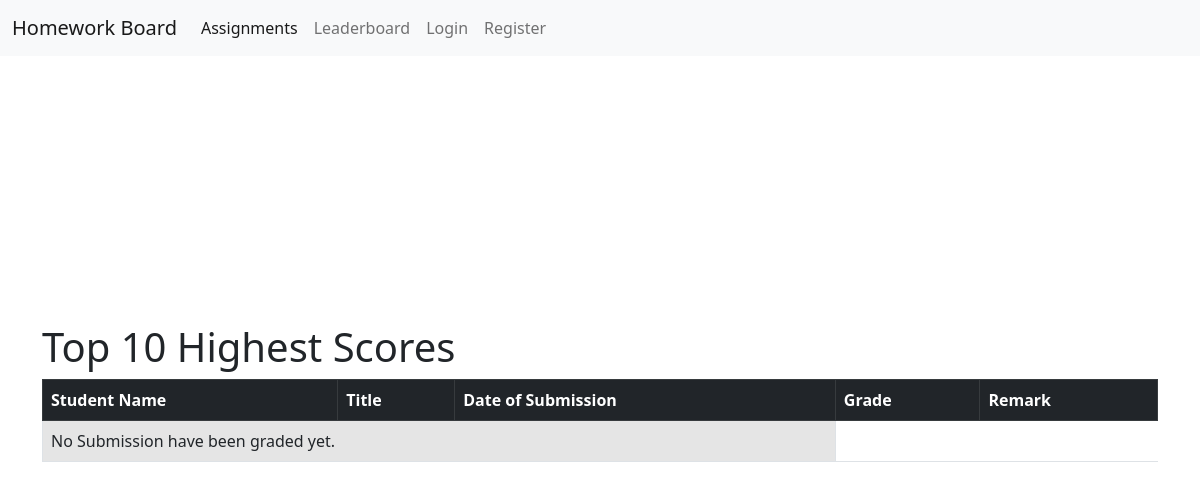
The app's page /leaderboard, older data.
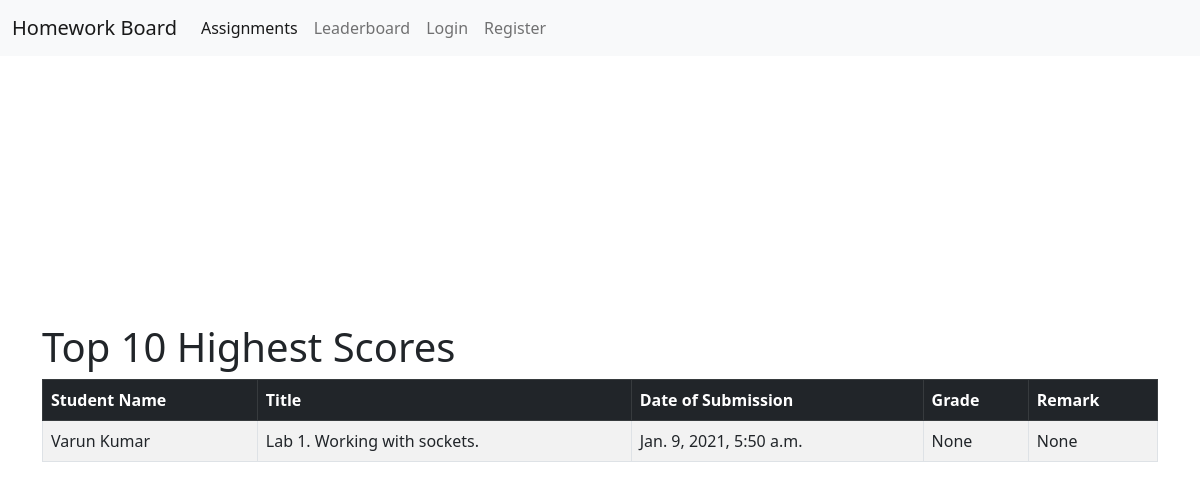
The same page, newer data.
### homework/models.py (models this page shows, shortened)
class Submission(models.Model):
    assignment = models.ForeignKey(Assignment, on_delete=models.CASCADE)
    student = models.ForeignKey(
        Student, on_delete=models.CASCADE, related_name="submission")
    solution = models.CharField(max_length=1000)
    date_of_submission = models.DateTimeField(auto_now_add=True, blank=True)
    grade = models.IntegerField(null=True, blank=True)
    remarks = models.CharField(max_length=250, null=True, blank=True)

class Student(AbstractUser):
    group_id = models.CharField(max_length=10, unique=True)

class Assignment(models.Model):
    title = models.CharField(max_length=250)
    subject = models.ForeignKey(
        Subject, on_delete=models.CASCADE, related_name='assignment')
    teacher = models.CharField(max_length=100)
    date_of_issue = models.DateTimeField(auto_now_add=True, blank=True)
    deadline = models.DateTimeField()
    description = models.CharField(max_length=1000)
    penalties = models.CharField(max_length=500)
    is_active = models.BooleanField(default=True)

### homework/views.py (the view)
# urls.py: path('leaderboard', views.LeaderboardView.as_view(), name='leaderboard_list'),
class LeaderboardView(ListView):
    context_object_name = 'leaderboard'
    template_name = 'homework/leaderboard.html'
    def get_queryset(self):
        q = Submission.objects.order_by(
            '-grade')[:9]
        return q

### homework/templates/homework/leaderboard.html (shortened to what this page needs)
{% extends "homework/layout.html" %}
{% block body %}
<div class="container vh-100 d-flex justify-content-between align-items-center">
  <div class="col">
    <h1>Top 10 Highest Scores</h1>
    <table class="table table-striped table-bordered">
      <thead class="table-dark">
        <tr>
          <th scope="col">Student Name</th>
          <th scope="col">Title</th>
          <th scope="col">Date of Submission</th>
          <th scope="col">Grade</th>
          <th scope="col">Remark</th>
        </tr>
      </thead>
      <tbody>
        {% if leaderboard %}
        {% for submission in leaderboard %}
        <tr>
          <td>{{ submission.student.first_name }} {{ submission.student.last_name }}</td>
          <td>{{ submission.assignment.title }}</td>
          <td>{{ submission.date_of_submission }}</td>
          <td>{{ submission.grade }}</td>
          <td>{{ submission.remarks }}</td>
        </tr>
        {% endfor %}
        {% else %}
        <tr>
          <td colspan="3" class="table-active">No Submission have been graded yet.</td>
        </tr>
        {% endif %}
      </tbody>
    </table>
  </div>
</div>
{% endblock %}

### homework/templates/homework/layout.html (shortened to what this page needs)
<!DOCTYPE html>
<html lang="en">
<head>
  <link href="https://cdn.jsdelivr.net/npm/bootstrap@5.0.0-beta1/dist/css/bootstrap.min.css" rel="stylesheet"
>
</head>
<body>
  <nav class="navbar navbar-expand-lg navbar-light bg-light fixed-top">
    <div class="container-fluid">
      <a class="navbar-brand" href="#">Homework Board</a>
      <div class="collapse navbar-collapse" id="navbarNavAltMarkup">
        <div class="navbar-nav">
          <a class="nav-link active" aria-current="page" href="{% url 'index' %}">Assignments</a>
          <a class="nav-link" href="{% url 'leaderboard_list' %}">Leaderboard</a>
          {% if user.is_authenticated %}
          <a class="nav-link" href="{% url 'submission_list' %}">Submissions</a>
          <a class="nav-link" href="#">{{ user.last_name }}</a>
          <a class="nav-link" href="{% url 'logout' %}">Logout</a>
          {% else %}
          <a class="nav-link" href="{% url 'login_view' %}">Login</a>
          <a class="nav-link" href="{% url 'register' %}">Register</a>
          {% endif %}
        </div>
      </div>
    </div>
  </nav>
  {% block body %}
  {% endblock %}
</body>
</html>

Row changes from the older to the newer data that the page shows:
added Submission: student.first_name "Varun", student.last_name "Kumar", assignment "Lab 1. Working with sockets.", date_of_submission "Jan. 9, 2021, 5:50 a.m.", grade "None", remarks "None"
Text that changed along with them:
text no longer shown: "No Submission have been graded yet."
